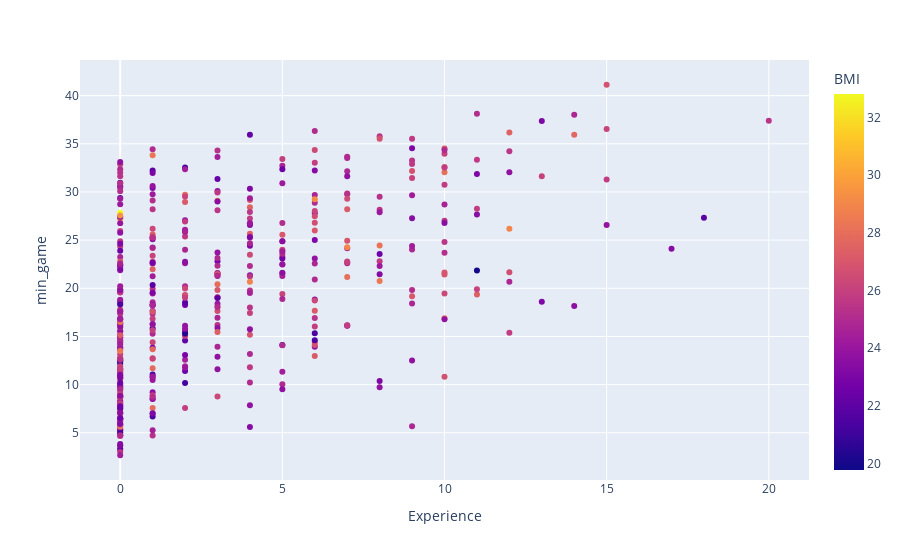

Notebook source saved alongside this figure:
### Code cell
fig = px.scatter(combined, y='min_game', x='Experience',color='BMI', hover_data=['PLAYER_NAME'])
fig.show()

### Figure 1 — Plotly figure (JSON) as saved in the notebook; plotly's stock layout.template omitted (floating-point values rounded to 4 significant figures; data arrays with more than 128 entries replaced by an {"elided": "..."} marker saying what was removed)
{"data": [{"customdata": {"elided": "465x1 str values"}, "hovertemplate": "Experience=%{x}<br>min_game=%{y}<br>PLAYER_NAME=%{customdata[0]}<br>BMI=%{marker.color}<extra></extra>", "legendgroup": "", "marker": {"color": {"elided": "465 float values"}, "coloraxis": "coloraxis", "symbol": "circle"}, "mode": "markers", "name": "", "orientation": "v", "showlegend": false, "type": "scatter", "x": {"elided": "465 int values"}, "xaxis": "x", "y": {"elided": "465 float values"}, "yaxis": "y"}], "layout": {"coloraxis": {"colorbar": {"title": {"text": "BMI"}}, "colorscale": [[0, "#0d0887"], [0.1111, "#46039f"], [0.2222, "#7201a8"], [0.3333, "#9c179e"], [0.4444, "#bd3786"], [0.5556, "#d8576b"], [0.6667, "#ed7953"], [0.7778, "#fb9f3a"], [0.8889, "#fdca26"], [1, "#f0f921"]]}, "legend": {"tracegroupgap": 0}, "margin": {"t": 60}, "xaxis": {"anchor": "y", "domain": [0, 1], "title": {"text": "Experience"}}, "yaxis": {"anchor": "x", "domain": [0, 1], "title": {"text": "min_game"}}}}
